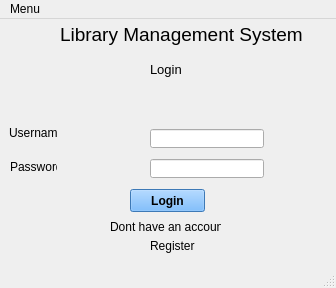
<?xml version="1.0" encoding="UTF-8"?>
<ui version="4.0">
 <class>MainWindow</class>
 <widget class="QMainWindow" name="MainWindow">
  <property name="geometry">
   <rect>
    <x>0</x>
    <y>0</y>
    <width>336</width>
    <height>288</height>
   </rect>
  </property>
  <property name="windowTitle">
   <string>MainWindow</string>
  </property>
  <widget class="QWidget" name="centralwidget">
   <widget class="QLabel" name="heading_label">
    <property name="geometry">
     <rect>
      <x>60</x>
      <y>0</y>
      <width>251</width>
      <height>31</height>
     </rect>
    </property>
    <property name="font">
     <font>
      <pointsize>14</pointsize>
     </font>
    </property>
    <property name="text">
     <string>Library Management System</string>
    </property>
   </widget>
   <widget class="QLabel" name="login_label">
    <property name="geometry">
     <rect>
      <x>150</x>
      <y>40</y>
      <width>41</width>
      <height>21</height>
     </rect>
    </property>
    <property name="font">
     <font>
      <pointsize>10</pointsize>
     </font>
    </property>
    <property name="text">
     <string>Login</string>
    </property>
   </widget>
   <widget class="QLabel" name="label_username_login_page">
    <property name="geometry">
     <rect>
      <x>9</x>
      <y>106</y>
      <width>49</width>
      <height>16</height>
     </rect>
    </property>
    <property name="text">
     <string>Username</string>
    </property>
   </widget>
   <widget class="QLineEdit" name="lineEdit_username">
    <property name="geometry">
     <rect>
      <x>150</x>
      <y>110</y>
      <width>114</width>
      <height>19</height>
     </rect>
    </property>
   </widget>
   <widget class="QLineEdit" name="lineEdit_password">
    <property name="geometry">
     <rect>
      <x>150</x>
      <y>140</y>
      <width>114</width>
      <height>19</height>
     </rect>
    </property>
   </widget>
   <widget class="QLabel" name="label_password_login_page">
    <property name="geometry">
     <rect>
      <x>10</x>
      <y>140</y>
      <width>47</width>
      <height>16</height>
     </rect>
    </property>
    <property name="text">
     <string>Password</string>
    </property>
   </widget>
   <widget class="QPushButton" name="pushButton_login">
    <property name="geometry">
     <rect>
      <x>130</x>
      <y>170</y>
      <width>75</width>
      <height>23</height>
     </rect>
    </property>
    <property name="font">
     <font>
      <weight>75</weight>
      <bold>true</bold>
     </font>
    </property>
    <property name="styleSheet">
     <string notr="true">background-color: rgb(85, 170, 255);</string>
    </property>
    <property name="text">
     <string>Login</string>
    </property>
   </widget>
   <widget class="QLabel" name="label_dont_have_an_account">
    <property name="geometry">
     <rect>
      <x>110</x>
      <y>200</y>
      <width>111</width>
      <height>16</height>
     </rect>
    </property>
    <property name="text">
     <string>Dont have an account?</string>
    </property>
   </widget>
   <widget class="QLabel" name="label_or_register">
    <property name="geometry">
     <rect>
      <x>150</x>
      <y>220</y>
      <width>47</width>
      <height>14</height>
     </rect>
    </property>
    <property name="text">
     <string>Register</string>
    </property>
   </widget>
  </widget>
  <widget class="QMenuBar" name="menubar">
   <property name="geometry">
    <rect>
     <x>0</x>
     <y>0</y>
     <width>336</width>
     <height>22</height>
    </rect>
   </property>
   <widget class="QMenu" name="menuMenu">
    <property name="title">
     <string>Menu</string>
    </property>
    <addaction name="actionAbout"/>
    <addaction name="actionExit"/>
   </widget>
   <addaction name="menuMenu"/>
  </widget>
  <widget class="QStatusBar" name="statusbar"/>
  <action name="actionAbout">
   <property name="text">
    <string>About</string>
   </property>
  </action>
  <action name="actionExit">
   <property name="text">
    <string>Exit</string>
   </property>
  </action>
 </widget>
 <resources/>
 <connections/>
</ui>
